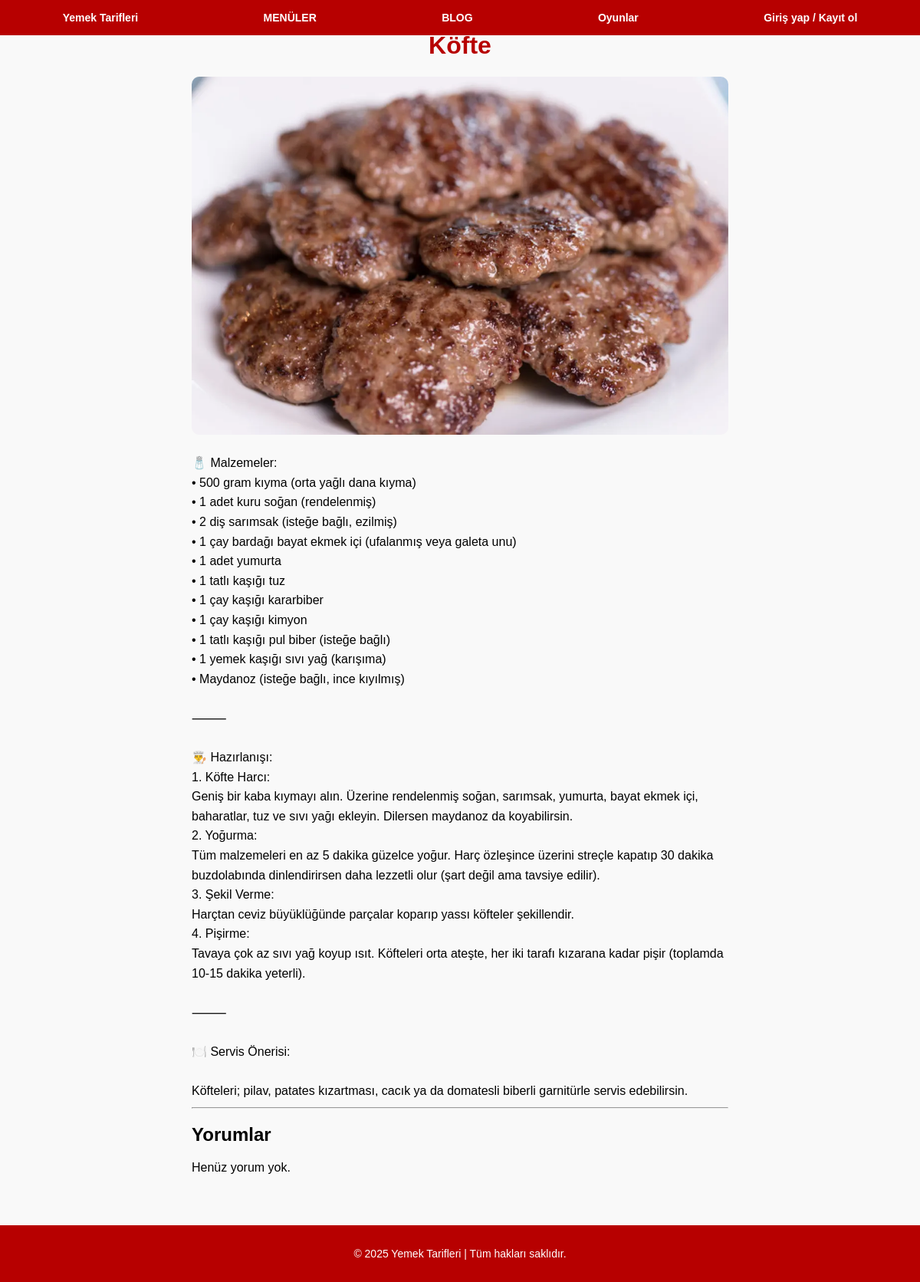
Screenshot of /tarif.php?id=14 with the database file from the repository.
### tables this page shows
CREATE TABLE `tarifler` (
  `id` int(11) NOT NULL,
  `baslik` varchar(255) NOT NULL,
  `aciklama` text NOT NULL,
  `resim` varchar(255) DEFAULT NULL,
  `created_at` timestamp NOT NULL DEFAULT current_timestamp(),
  `user_id` int(11) NOT NULL
);

### tarif.php (the view, shortened to what this page needs)
<?php
include("db.php");
$id = (int) $_GET['id'];
$stmt = $conn->prepare("SELECT * FROM tarifler WHERE id = ?");
$stmt->execute([$id]);
$tarif = $stmt->fetch(PDO::FETCH_ASSOC);
?>
<!DOCTYPE html>
<html lang="tr">
<head>
  <link rel="stylesheet" href="footer.css">
</head>
<body>
<?php include("navbar.php"); ?>
    <div class="main-content" style="flex: 1;">
        <main class="container">
        <h1><?= htmlspecialchars($tarif['baslik']) ?></h1>
        <?php if (!empty($tarif['resim'])): ?>
            <img src="<?= htmlspecialchars($tarif['resim']) ?>" alt="<?= htmlspecialchars($tarif['baslik']) ?>">
        <?php endif; ?>
        <div class="aciklama"><?= nl2br(htmlspecialchars($tarif['aciklama'])) ?></div>
        <hr>
        <div class="yorumlar">
            <h2>Yorumlar</h2>
            <?php
            $stmt = $conn->prepare("SELECT y.*, u.username FROM yorumlar y JOIN users u ON y.user_id = u.id WHERE tarif_id = ? ORDER BY y.id DESC");
            $stmt->execute([$id]);
            $yorumlar = $stmt->fetchAll(PDO::FETCH_ASSOC);
            if ($yorumlar):
                foreach ($yorumlar as $yorum):
            ?>
                <div style="margin-bottom: 10px;">
                    <strong><?= htmlspecialchars($yorum['username']) ?>:</strong>
                    <p><?= nl2br(htmlspecialchars($yorum['yorum'])) ?></p>
                </div>
            <?php
                endforeach;
            else:
                echo "<p>Henüz yorum yok.</p>";
            endif;
            ?>
        </div>
        </main>
    </div>
<?php include("footer.php"); ?>
</body>
</html>

### tarif.php (style rules this page uses)
body { font-family: Arial, sans-serif; padding: 20px; background-color: #f9f9f9; }
.container { max-width: 700px; margin: auto; padding: 20px; border-radius: 10px; }
h1 { color: #b70000; text-align: center; }
img { width: 100%; border-radius: 10px; margin-bottom: 20px; }
.aciklama { font-size: 16px; line-height: 1.6; }
html, body { margin: 0; padding: 0; background-color: #f9f9f9; min-height: 100%; display: flex; flex-direction: column; }
.main-content { flex: 1; }

### rows the page displays
tarifler: baslik "Köfte", resim (picture), aciklama "🧂 Malzemeler: • 500 gram kıyma (orta yağlı dana kıyma) • 1 adet kuru soğan (rendelenmiş) • 2 diş sarımsak (isteğe bağlı, ezilmiş) • 1 çay bardağı bayat ekmek içi (ufalanmış veya galeta unu) • 1 adet yumurta • 1 tatlı kaşığı tuz • 1 çay kaşığı kararbiber • 1 çay kaşığı kimyon • 1 tatlı kaşığı pul biber (isteğe bağlı) • 1 yemek kaşığı sıvı yağ (karışıma) • Maydanoz (isteğe bağlı, ince kıyılmış) ⸻ 👨‍🍳 Hazırlanışı: 1. Köfte Harcı: Geniş bir kaba kıymayı alın. Üzerine rendelenmiş soğan, sarımsak, yumurta, bayat ekmek içi, baharatlar, tuz ve sıvı yağı ekleyin. Dilersen maydanoz da koyabilirsin. 2. Yoğurma: Tüm malzemeleri en az 5 dakika güzelce yoğur. Harç özleşince üzerini streçle kapatıp 30…"
